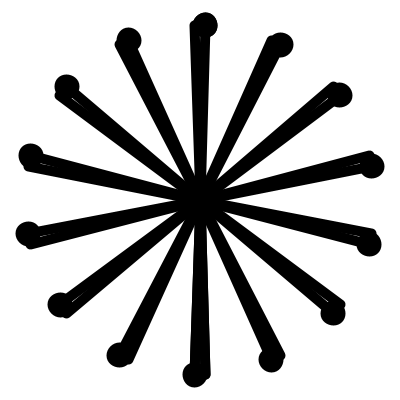
Frame 1 (no input)
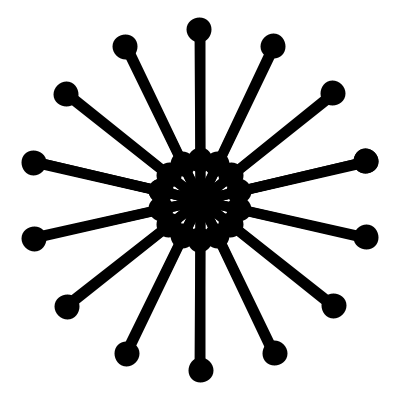
Frame 60 (the mouse pressed at the canvas centre just before this capture)
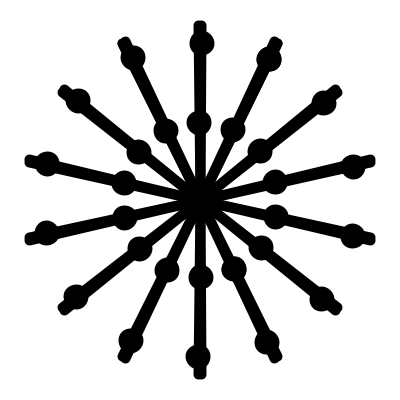
Frame 120 (the mouse held since frame 60 and released just before this capture)

The Processing sketch that drew these frames (run headless with seeded random() and noise(); from frame 60 on, the mouse is pressed at the canvas centre):

// Processing sketch: processing_89141
// ── processing_89141.pde

float d;
void setup() {
  size(400, 400);
}
void draw() {
  d+=0.03;
  background(255);
  strokeWeight(10);
  stroke(0);
  fill(0);
  for(int h =0; h<15;h++) {
    line(200, 200, 200+sin(d-((TWO_PI/14)*h))*175, 200 +cos(d-((TWO_PI/14)*h))*175);
    ellipse(200+sin(d-((TWO_PI/14)*h))*(sin(d)*175), 200+cos(d-((TWO_PI/14)*h))*(sin(d)*175), 15, 15);
  }
    for(int h =0; h<15;h++) {
    line(200, 200, 200+sin(d*-1+((TWO_PI/14)*h))*175, 200 +cos(d*-1+((TWO_PI/14)*h))*175);
     ellipse(200+sin(d*-1-((TWO_PI/14)*h))*(sin(d-PI/2)*175), 200+cos(d*-1-((TWO_PI/14)*h))*(sin(d-PI/2)*175), 15, 15);
  }
}
